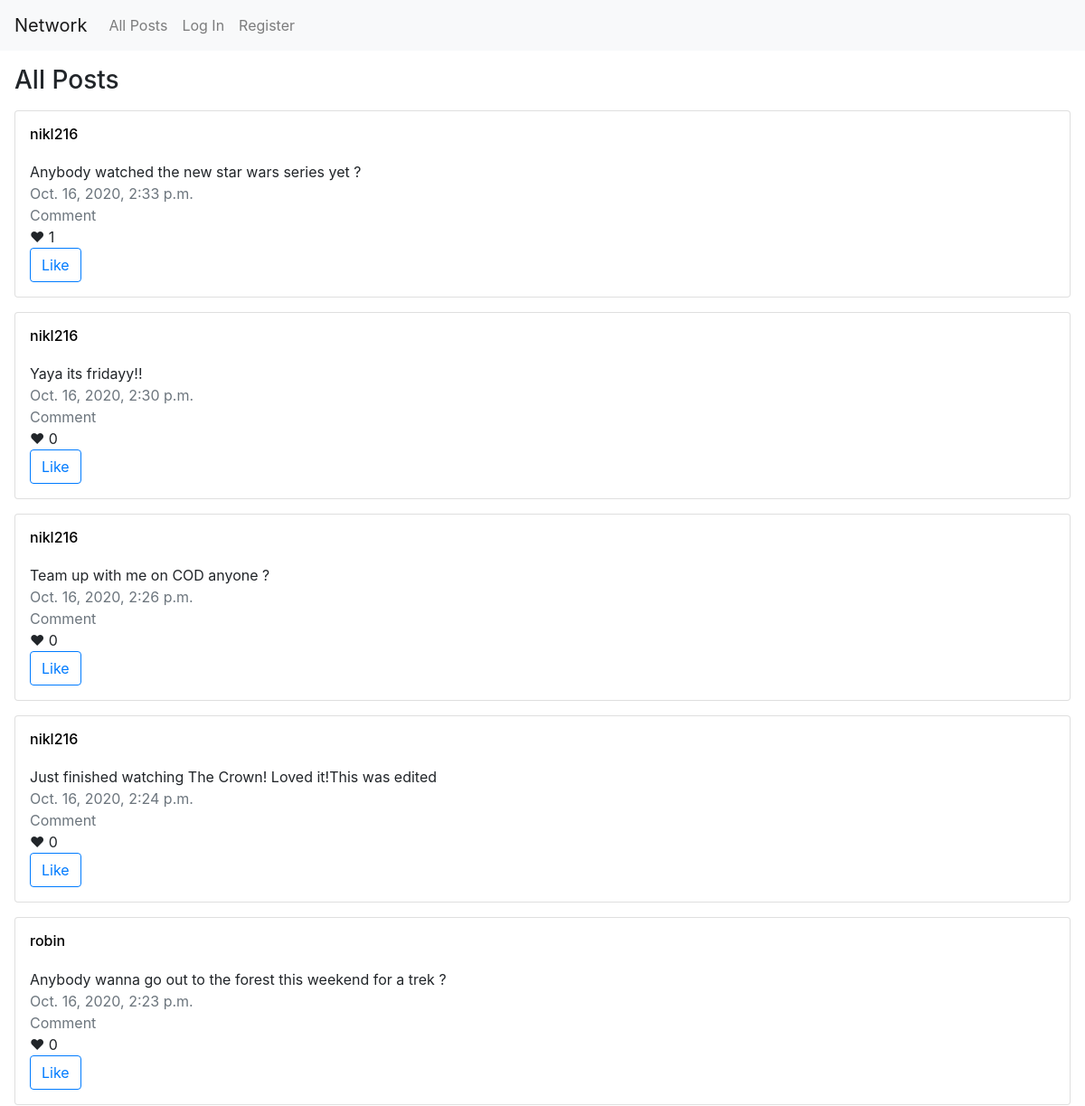
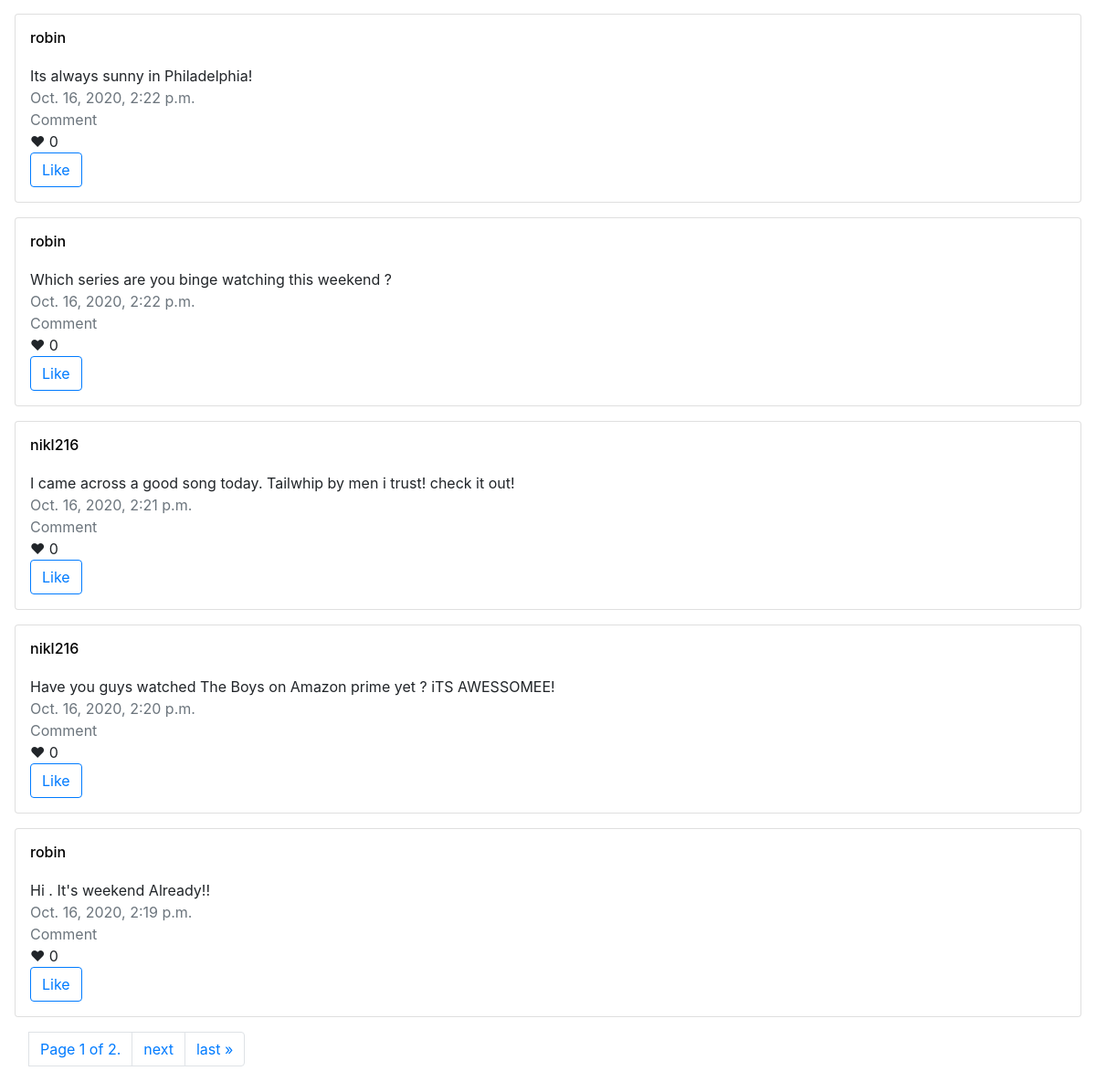
The page / on the database its author committed (2 pictures, top to bottom).
### network/models.py (models this page shows, shortened)
class Post(models.Model):
    created_by = models.ForeignKey("User", on_delete=models.CASCADE, related_name="posts")
    body = models.TextField()
    timestamp = models.DateTimeField(auto_now_add=True)
    likes = models.IntegerField(default=0)
    liked_users = models.ManyToManyField(User)

class User(AbstractUser):
    pass

### network/views.py (the view)
# urls.py: path("", views.index, name="index"),
def index(request):
    if request.method =="GET":
        posts=Post.objects.all().order_by("-timestamp").all()
        paginator = Paginator(posts, 10)
        page_number = request.GET.get('page')
        page_obj = paginator.get_page(page_number)
        return render(request, "network/index.html",{
            "page_obj":page_obj,
        })
    else:
        body=request.POST["body"]
        post= Post.objects.create(created_by=request.user, body=body)
        return HttpResponseRedirect(reverse("index"))

### network/templates/network/index.html (shortened to what this page needs)
{% extends "network/layout.html" %}
{% block body %}
<h3>All Posts</h3>
{% for post in page_obj %}
<div class="card p-3 mt-3">
  <div class="card-title">
      <a href="{% url 'profile' post.created_by.pk %}"><h6>{{post.created_by.username}}</h6></a>
    </div>
  <div class="card-body p-0">
      <div>{{post.body}}</div>
      <div class="text-secondary">{{post.timestamp}}</div>
      <div class="text-secondary">Comment</div>
      <div>&#10084; <span class="_{{post.pk}}">{{post.likes}}</span></div>
      {% if user in post.liked_users.all %}
      <div class="unlike{{post.pk}}"><button type="button" class="btn btn-outline-primary" id="unlike"  value="{{post.pk}}">Unike</button></div>
      <div class="like{{post.pk}}" style="display:none;"><button type="button" class="btn btn-outline-primary" id="like" value="{{post.pk}}">Like</button></div>
      {% else %}
      <div class="like{{post.pk}}"><button type="button" class="btn btn-outline-primary" id="like" value="{{post.pk}}">Like</button></div>
      {% endif %}
  </div>
</div>
{% endfor %}
<nav aria-label="Page navigation example" class='p-3'>
    <ul class="pagination">
        <li class="current page-item">
            <li class="page-item page-link">Page {{ page_obj.number }} of {{ page_obj.paginator.num_pages }}.</li>
        </li>
        {% if page_obj.has_next %}
        <li class="page-item"><a class="page-link" href="?page={{ page_obj.next_page_number }}">next</a></li>
        <li class="page-item"><a class="page-link" href="?page={{ page_obj.paginator.num_pages }}">last &raquo;</a></li>
    {% endif %}
    </ul>
  </nav>
{% endblock %}

### network/templates/network/layout.html (shortened to what this page needs)
{% load static %}
<!DOCTYPE html>
<html lang="en">
    <head>
        <link rel="stylesheet" href="https://stackpath.bootstrapcdn.com/bootstrap/4.4.1/css/bootstrap.min.css">
        <link href="{% static 'network/styles.css' %}" rel="stylesheet">
        {% load static %}
    </head>
    <body>
        <nav class="navbar navbar-expand-lg navbar-light bg-light">
            <a class="navbar-brand" href="#">Network</a>
            <div>
              <ul class="navbar-nav mr-auto">
                <li class="nav-item">
                  <a class="nav-link" href="{% url 'index' %}">All Posts</a>
                </li>
                {% if user.is_authenticated %}
                    <li class="nav-item">
                        <a class="nav-link" href="{% url 'following' %}">Following</a>
                    </li>
                    <li class="nav-item">
                        <a class="nav-link" href="{% url 'logout' %}">Log Out</a>
                    </li>
                {% else %}
                    <li class="nav-item">
                        <a class="nav-link" href="{% url 'login' %}">Log In</a>
                    </li>
                    <li class="nav-item">
                        <a class="nav-link" href="{% url 'register' %}">Register</a>
                    </li>
                {% endif %}
              </ul>
            </div>
          </nav>
        <div class="body m-3">
            {% block body %}
            {% endblock %}
        </div>
    </body>
</html>

### network/static/network/styles.css (style rules this page uses)
a { color: black; }

### rows shown on the page
Post: created_by.username "nikl216", body "Anybody watched the new star wars series yet ?", timestamp "Oct. 16, 2020, 2:33 p.m.", likes "1", {{ post.pk }} 13 (drawn)
Post: created_by.username "nikl216", body "Yaya its fridayy!!", timestamp "Oct. 16, 2020, 2:30 p.m.", likes "0", {{ post.pk }} 12 (drawn)
Post: created_by.username "nikl216", body "Team up with me on COD anyone ?", timestamp "Oct. 16, 2020, 2:26 p.m.", likes "0", {{ post.pk }} 11 (drawn)
Post: created_by.username "nikl216", body "Just finished watching The Crown! Loved it!This was edited", timestamp "Oct. 16, 2020, 2:24 p.m.", likes "0", {{ post.pk }} 10 (drawn)
Post: created_by.username "robin", body "Anybody wanna go out to the forest this weekend for a trek ?", timestamp "Oct. 16, 2020, 2:23 p.m.", likes "0", {{ post.pk }} 9 (drawn)
Post: created_by.username "robin", body "Its always sunny in Philadelphia!", timestamp "Oct. 16, 2020, 2:22 p.m.", likes "0", {{ post.pk }} 8 (drawn)
Post: created_by.username "robin", body "Which series are you binge watching this weekend ?", timestamp "Oct. 16, 2020, 2:22 p.m.", likes "0", {{ post.pk }} 7 (drawn)
Post: created_by.username "nikl216", body "I came across a good song today. Tailwhip by men i trust! check it out!", timestamp "Oct. 16, 2020, 2:21 p.m.", likes "0", {{ post.pk }} 6 (drawn)
Post: created_by.username "nikl216", body "Have you guys watched The Boys on Amazon prime yet ? iTS AWESSOMEE!", timestamp "Oct. 16, 2020, 2:20 p.m.", likes "0", {{ post.pk }} 5 (drawn)
Post: created_by.username "robin", body "Hi . It's weekend Already!!", timestamp "Oct. 16, 2020, 2:19 p.m.", likes "0", {{ post.pk }} 4 (drawn)

### other values the page prints
{{ page_obj.number }} "1"
{{ page_obj.paginator.num_pages }} "2"
